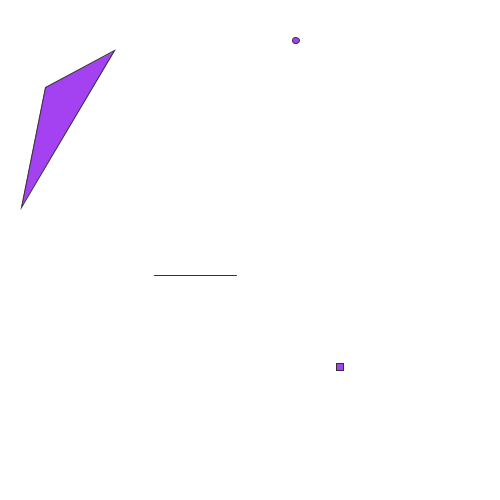
Frame 1 (no input)
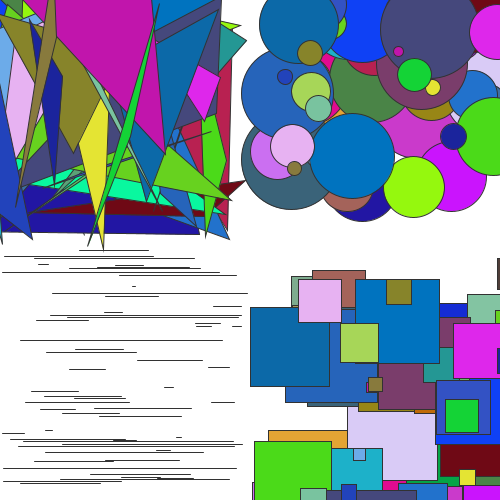
Frame 60 (the mouse pressed at the canvas centre just before this capture)
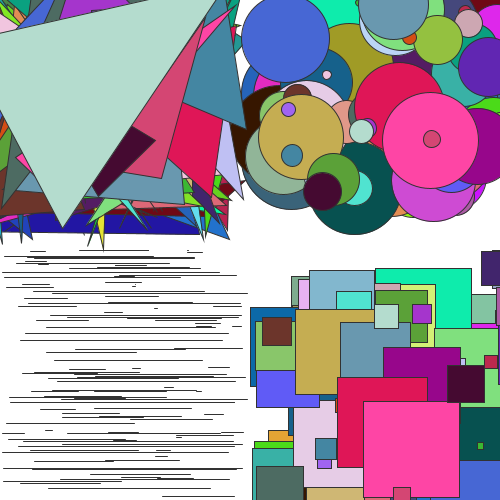
Frame 120 (the mouse held since frame 60 and released just before this capture)

The Processing sketch that drew these frames (run headless with seeded random() and noise(); from frame 60 on, the mouse is pressed at the canvas centre):

// Processing sketch: processing_63547
// ── processing_63547.pde

  float r,g,b; // variaveis para a cor do triangulo
  float diametro; // variavel para o diametro (tamanho) do circulo
  float posX, posY; // variaveis para a posição horizontal e vertical dos objectos
  float tamanho;//variaveis para o tamanho do objecto
 
void setup()//comando setup
{
  size(500,500);//define o tamanho da janela
  background(255);
  smooth();//suaviza as formas
  noCursor();//esconde o cursor do rato na nossa janela
  frameRate(100);//define o numero de fotos por segundo na janela, mexe assim com a velocidade  
}

void draw()//comando de desenho
{
  stroke(50);//comando para o outline das figuras
  
  r=random(255);//cria um valor para a cor vermelha entre 0 e 255
  g=random(255);//cria um valor para a cor verde entre 0 e 255
  b=random(255);//cria um valor para a cor azul entre 0 e 255
  
  fill(r,g,b);//preenchimento com as cores rgb
  
  triangle(random(-50,250),random(-50,250),random(-50,250),random(-50,250),random(-50,250),random(-50,250));//desenha triangulos aleatorios
  
  posX=random(275,500);//posX representa a posição do objecto no eixo do X logo aqui vai ser um random entre 275 e 500 px
  posY=random(0,200);//posY representa a posição do objecto no eixo do y logo aqui vai ser um random entre 0 e 200 px
  diametro=random(5,100);//aqui o vai ser definido o diametro do circulo, que vai variar entre os 5 e os 100 px
  ellipse (posX, posY, diametro, diametro);//desenhar a elipse com os valores gerados e usando todas as variaveis criadas anteriormente
  
  posX=random(250,500);//novos valores para a localização do objecto no eixo do X
  posY=random(250,500);//novos valores para a localização do objecto no eixo do Y
  rect(posX,posY,diametro,diametro);//desenhar o quadrado com os valores gerados e usando todas as variaveis criadas anteriormente
  
  posX=random(0,250);//novos valores para a localização do objecto no eixo do X
  posY=random(250,500);//novos valores para a localização do objecto no eixo do Y
  line(posX,posY,random(250),posY);//desenhar as linhas com os valores gerados e usando todas as variaveis criadas anteriormente
}  
